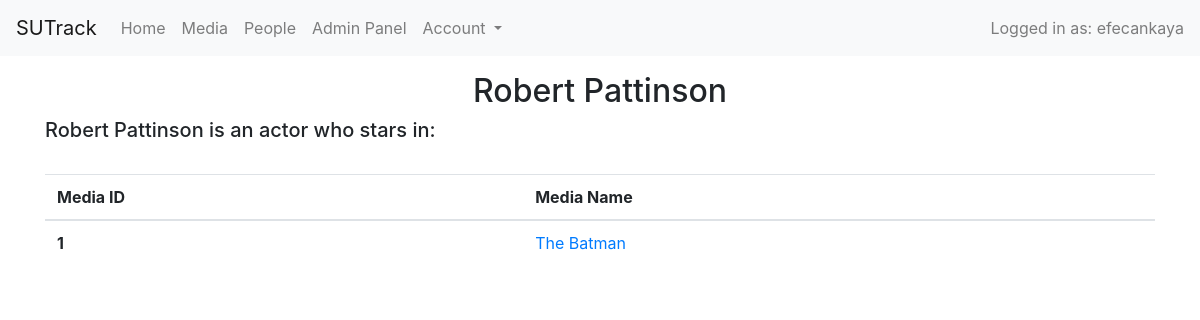
/source/person.php?id=10 (signed in), run on the app's committed database.
### tables this page shows
CREATE TABLE `Users` (
  `usr_id` int(11) NOT NULL,
  `usr_username` varchar(50) NOT NULL,
  `usr_password` varchar(50) NOT NULL,
  `usr_isadmin` tinyint(1) DEFAULT '0',
  `usr_date` timestamp NOT NULL DEFAULT CURRENT_TIMESTAMP ON UPDATE CURRENT_TIMESTAMP
);

CREATE TABLE `Person` (
  `per_id` int(11) NOT NULL,
  `per_name` varchar(50) NOT NULL,
  `per_role` varchar(50) NOT NULL
);

CREATE TABLE `Stars_in` (
  `per_id` int(11) NOT NULL,
  `med_id` int(11) NOT NULL
);

CREATE TABLE `Media` (
  `med_id` int(11) NOT NULL,
  `med_name` varchar(50) NOT NULL,
  `med_rating` decimal(9,1) DEFAULT NULL,
  `med_release` date DEFAULT NULL
);

### source/functions.php (called while the page is built, shortened)
<?php
function check_login($db) {
    if (isset($_SESSION["usr_id"])) {
        $id = $_SESSION["usr_id"];
        $query = "SELECT * FROM Users WHERE usr_id = '$id' LIMIT 1";
        $result = mysqli_query($db, $query);
        if($result && mysqli_num_rows($result) > 0) {
            $user_data = mysqli_fetch_assoc($result);
            return $user_data;
        }
    }
    die;
}
?>

### source/person.php (the view, shortened to what this page needs)
<?php
    include "config.php";
    include "functions.php";
    $user_data = check_login($db);
    if(isset($_GET["id"])) {
        $personid = $_GET["id"];
        $result = mysqli_query($db, "SELECT * FROM Person WHERE per_id = $personid");
        if(mysqli_num_rows($result) > 0) {
            $currentperson = mysqli_fetch_assoc($result);
        } else {
            $currentperson = false;
        }
    } else {
        echo "Error: id parameter is not set.";
        header("Location: person_search.php");
    }
?>
<html>
    <head>
        <link rel="stylesheet" href="https://cdnjs.cloudflare.com/ajax/libs/font-awesome/6.1.1/css/all.min.css" />
        <link rel="stylesheet" href="https://cdn.jsdelivr.net/npm/bootstrap@4.6.1/dist/css/bootstrap.min.css">
    </head>
    <body>
        <nav class="navbar fixed-top navbar-expand-lg navbar-light bg-light">
            <a class="navbar-brand" href="#">SUTrack</a>
            <div class="collapse navbar-collapse" id="navbarNavDropdown">
                <ul class="navbar-nav mr-auto">
                    <li class="nav-item">
                        <a class="nav-link" href="index.php">Home</a>
                    </li>
                    <li class="nav-item">
                        <a class="nav-link" href="media_search.php">Media</a>
                    </li>
                    <li class="nav-item">
                        <a class="nav-link" href="people_search.php">People</a>
                    </li> <?php
                        if($user_data["usr_isadmin"]) {
                          echo '
						<li class="nav-item">
							<a class="nav-link" href="admin.php">Admin Panel</a>
						</li>';
                        }
                        ?> <li class="nav-item dropdown">
                        <a class="nav-link dropdown-toggle" href="#" id="navbarDropdownMenuLink" data-toggle="dropdown" aria-haspopup="true" aria-expanded="false"> Account </a>
                    </li>
                </ul>
                <span class="navbar-text"> Logged in as: <?php echo $user_data["usr_username"];?> </span>
            </div>
        </nav>
        <br>
        <br>
        <div class="container">
            <br>
            <?php if($currentperson) : ?>
                <?php
                    $personid = $_GET["id"];
                    $name = $currentperson["per_name"];
                    $role = $currentperson["per_role"];
                ?>
                <div align="center">
                    <h2><?php echo $name?></h2>
                </div>
                <?php if($role === "Actor") : ?>
                    <h5><?php echo $name ?> is an actor who stars in:</h5>
                    <br>
                    <?php include "stars_in.php" ?>
                <?php elseif($role === "Director") : ?>
                    <h5><?php echo $name?> is a director who directs:</h5>
                    <br>
                    <?php include "directs.php" ?>
                <?php else : ?>
                    <?php echo "Error: Invalid role"?>
                    <br>
                <?php endif; ?>
            <?php else : ?>
                <div align="center">
                    <h2>This id does not exist.</h2>
                </div>
            <?php endif; ?>
        </div>
    </body>
</html>

### source/stars_in.php (shortened to what this page needs)
<?php if(isset($personid)) : ?>
<table class="table">
    <thead>
        <tr>
            <th scope="col">Media ID</th>
            <th scope="col">Media Name</th>
        </tr>
    </thead>
    <tbody>
        <?php
        include "config.php";
        $sql_statement = "SELECT med_id, med_name FROM Person NATURAL JOIN Stars_in NATURAL JOIN Media WHERE per_id = $personid";
        $result = mysqli_query($db, $sql_statement);
        while($row = mysqli_fetch_assoc($result)) {
            $med_id = $row['med_id'];
            $med_name = $row['med_name'];
            echo "<tr>
                    <th scope='row'>$med_id</td>
                    <td><a href='media.php?id=$med_id'>$med_name</a></td>";
        }
        ?>
    </tbody>
</table>
<?php else : ?>
Bad request.
<?php endif ; ?>

### data on the page
users: usr_username "efecankaya"
person: per_name "Robert Pattinson"
stars_in: med "1", med.med_name "The Batman"
